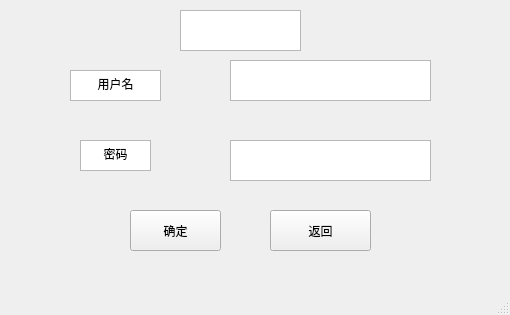
<?xml version="1.0" encoding="UTF-8"?>
<ui version="4.0">
 <class>log_win</class>
 <widget class="QMainWindow" name="log_win">
  <property name="geometry">
   <rect>
    <x>0</x>
    <y>0</y>
    <width>510</width>
    <height>315</height>
   </rect>
  </property>
  <property name="windowTitle">
   <string>登录/注册界面</string>
  </property>
  <widget class="QWidget" name="centralwidget">
   <widget class="QTextBrowser" name="textBrowser">
    <property name="geometry">
     <rect>
      <x>80</x>
      <y>140</y>
      <width>71</width>
      <height>31</height>
     </rect>
    </property>
    <property name="html">
     <string>&lt;!DOCTYPE HTML PUBLIC &quot;-//W3C//DTD HTML 4.0//EN&quot; &quot;http://www.w3.org/TR/REC-html40/strict.dtd&quot;&gt;
&lt;html&gt;&lt;head&gt;&lt;meta name=&quot;qrichtext&quot; content=&quot;1&quot; /&gt;&lt;style type=&quot;text/css&quot;&gt;
p, li { white-space: pre-wrap; }
&lt;/style&gt;&lt;/head&gt;&lt;body style=&quot; font-family:'SimSun'; font-size:9pt; font-weight:400; font-style:normal;&quot;&gt;
&lt;p align=&quot;center&quot; style=&quot; margin-top:0px; margin-bottom:0px; margin-left:0px; margin-right:0px; -qt-block-indent:0; text-indent:0px;&quot;&gt;密码&lt;/p&gt;&lt;/body&gt;&lt;/html&gt;</string>
    </property>
   </widget>
   <widget class="QTextEdit" name="word1">
    <property name="geometry">
     <rect>
      <x>230</x>
      <y>60</y>
      <width>201</width>
      <height>41</height>
     </rect>
    </property>
   </widget>
   <widget class="QTextBrowser" name="textBrowser_2">
    <property name="geometry">
     <rect>
      <x>70</x>
      <y>70</y>
      <width>91</width>
      <height>31</height>
     </rect>
    </property>
    <property name="html">
     <string>&lt;!DOCTYPE HTML PUBLIC &quot;-//W3C//DTD HTML 4.0//EN&quot; &quot;http://www.w3.org/TR/REC-html40/strict.dtd&quot;&gt;
&lt;html&gt;&lt;head&gt;&lt;meta name=&quot;qrichtext&quot; content=&quot;1&quot; /&gt;&lt;style type=&quot;text/css&quot;&gt;
p, li { white-space: pre-wrap; }
&lt;/style&gt;&lt;/head&gt;&lt;body style=&quot; font-family:'SimSun'; font-size:9pt; font-weight:400; font-style:normal;&quot;&gt;
&lt;p align=&quot;center&quot; style=&quot; margin-top:0px; margin-bottom:0px; margin-left:0px; margin-right:0px; -qt-block-indent:0; text-indent:0px;&quot;&gt;用户名&lt;/p&gt;&lt;/body&gt;&lt;/html&gt;</string>
    </property>
   </widget>
   <widget class="QTextEdit" name="word2">
    <property name="geometry">
     <rect>
      <x>230</x>
      <y>140</y>
      <width>201</width>
      <height>41</height>
     </rect>
    </property>
   </widget>
   <widget class="QPushButton" name="pushButton">
    <property name="geometry">
     <rect>
      <x>130</x>
      <y>210</y>
      <width>91</width>
      <height>41</height>
     </rect>
    </property>
    <property name="text">
     <string>确定</string>
    </property>
   </widget>
   <widget class="QTextBrowser" name="word3">
    <property name="geometry">
     <rect>
      <x>180</x>
      <y>10</y>
      <width>121</width>
      <height>41</height>
     </rect>
    </property>
   </widget>
   <widget class="QPushButton" name="pushButton_2">
    <property name="geometry">
     <rect>
      <x>270</x>
      <y>210</y>
      <width>101</width>
      <height>41</height>
     </rect>
    </property>
    <property name="text">
     <string>返回</string>
    </property>
   </widget>
  </widget>
  <widget class="QMenuBar" name="menubar">
   <property name="geometry">
    <rect>
     <x>0</x>
     <y>0</y>
     <width>510</width>
     <height>30</height>
    </rect>
   </property>
  </widget>
  <widget class="QStatusBar" name="statusbar"/>
 </widget>
 <resources/>
 <connections/>
</ui>
